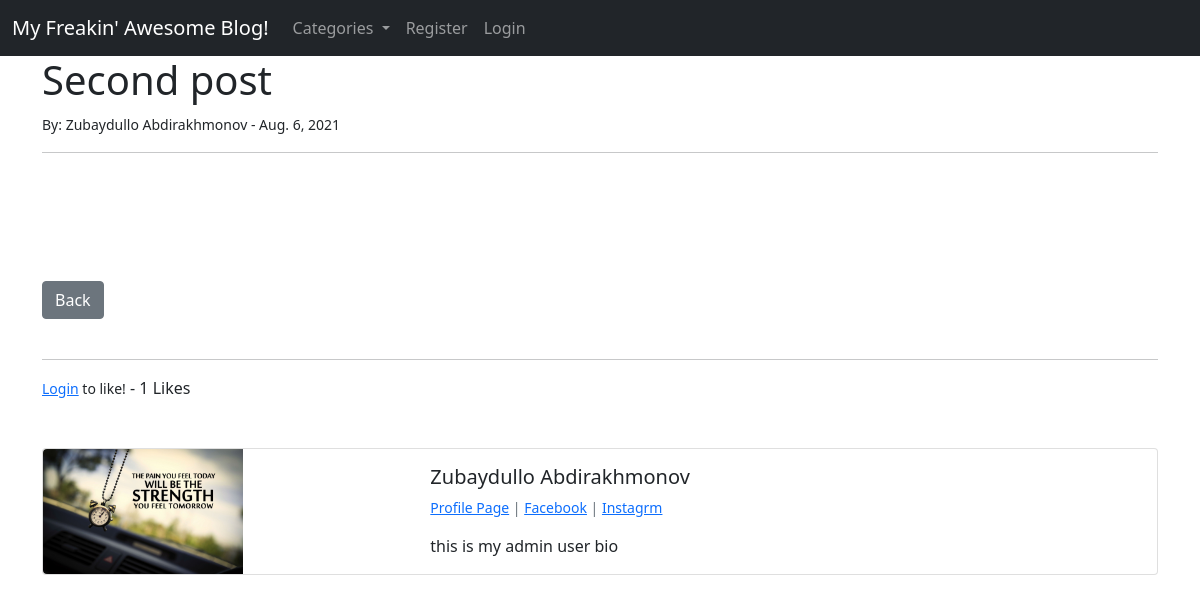
/article/7, run on the app's committed database.
### theblog/models.py (models this page shows, shortened)
class Post(models.Model):
	title = models.CharField(max_length=255)
	header_image = models.ImageField(null=True, blank=True, upload_to="images/")
	title_tag = models.CharField(max_length=255)
	author = models.ForeignKey(User, on_delete=models.CASCADE)
	body = RichTextField(blank=True, null=True)
	post_date = models.DateField(auto_now_add=True)
	category = models.CharField(max_length=255, default="coding")
	snippet = models.CharField(max_length=255)
	likes = models.ManyToManyField(User, related_name="blog_posts")
	def total_likes(self):
		return self.likes.count()

class Profile(models.Model):
	user = models.OneToOneField(User, null=True, on_delete=models.CASCADE)
	bio = models.TextField()
	profile_pic = models.ImageField(null=True, blank=True, upload_to="images/profile/")
	website_url = models.CharField(max_length=255, null=True, blank=True)
	fb_url = models.CharField(max_length=255, null=True, blank=True)
	insta_url = models.CharField(max_length=255, null=True, blank=True)

### theblog/views.py (the view)
# urls.py: path('article/<int:pk>', ArticleDetailView.as_view(), name='article_detail'),
class ArticleDetailView(DetailView):
	model = Post
	template_name = 'theblog/article_details.html'
	def get_context_data(self, *args, **kwargs):
		cat_menu = Category.objects.all()
		context = super(ArticleDetailView, self).get_context_data()
		stuff = get_object_or_404(Post, id=self.kwargs['pk'])
		total_likes = stuff.total_likes()
		liked = False
		if stuff.likes.filter(id=self.request.user.id).exists():
			liked = True
		context['cat_menu'] = cat_menu
		context['total_likes'] = total_likes
		context['liked'] = liked
		return context

### theblog/models.py (called while the page is built)
	def __str__(self):
		return self.name

### theblog/templates/theblog/article_details.html (shortened to what this page needs)
{% extends 'theblog/base.html' %}
{% load static %}
{% block content %}
<h1>{{ post.title }}</h1>
<small> By: {{ post.author.first_name }}
    {{ post.author.last_name }} - {{post.post_date}}
</small><br>
<hr>
<br>
{{ post.body|safe }}
<br>
<br>
<a href="{% url 'home' %}" class="btn btn-secondary">Back</a>
<br><br>
<hr>
<form action="{% url 'like_post' post.pk %}" method="POST">
    {% if user.is_authenticated %}
        {% if liked %}
            <button type="submit" name="post_id" value="{{ post.id }}" class="btn btn-danger btn-sm">Unlike</button>
        {% else %}
            <button type="submit" name="post_id" value="{{ post.id }}" class="btn btn-primary btn-sm">Like</button>
        {% endif %}
    {% else %}
        <small><a href="{% url 'login' %}" >Login</a> to like!</small>
    {% endif %}
    - {{total_likes}} Likes
</form>
<br><br>
<div class="card mb-3" >
  <div class="row g-0">
    <div class="col-md-4">
        {% if post.author.profile.profile_pic %}
      <img src="{{post.author.profile.profile_pic.url}}" class="img-fluid rounded-start" alt="..." width="200" height="200">
        {% else %}
              <img src="{% static 'theblog/images/avatar_img.jpg' %}" class="img-fluid rounded-start" alt="..." width="200" height="200">
        {% endif %}
    </div>
    <div class="col-md-8">
      <div class="card-body">
        <h5 class="card-title">
            {{post.author.first_name}}
            {{post.author.last_name}}
        </h5>
          <p class="small text-muted">
              <a href="{% url 'show_profile_page' post.author.profile.id %}">Profile Page</a>
              | <a href="{{post.author.profile.fb_url}}">Facebook</a>
              | <a href="{{post.author.profile.insta_url}}">Instagrm</a>
          </p>
        <p class="card-text">{{post.author.profile.bio}}</p>
      </div>
    </div>
  </div>
</div>
{% endblock %}

### data on the page
Post: title "Second post", author.first_name "Zubaydullo", author.last_name "Abdirakhmonov", post_date "Aug. 6, 2021", author.profile.profile_pic (picture), author.profile.bio "this is my admin user bio"

### other printed values
{{ total_likes }} "1"
